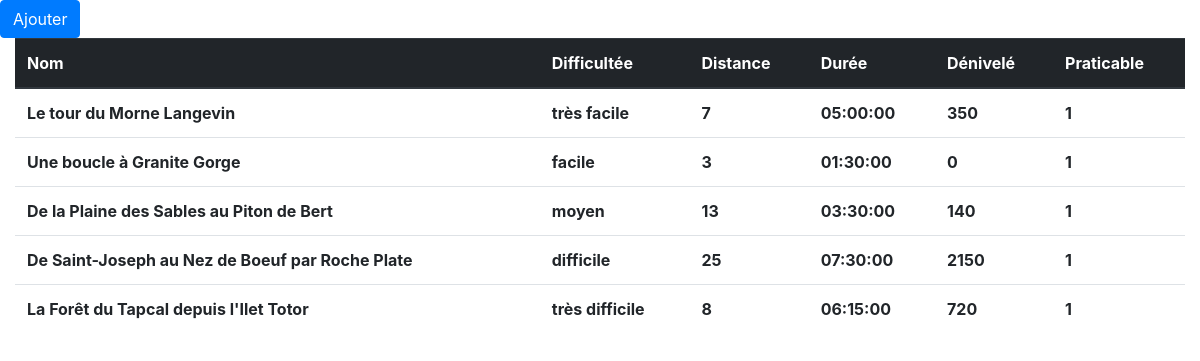
The page / on the database its author committed.
### tables this page shows
CREATE TABLE IF NOT EXISTS `hiking` (
  `id` int(11) unsigned NOT NULL AUTO_INCREMENT,
  `name` varchar(255) NOT NULL,
  `difficulty` enum('très facile','facile','moyen','difficile','très difficile') NOT NULL,
  `distance` int(11) NOT NULL COMMENT 'in km',
  `duration` time NOT NULL,
  `height_difference` int(6) NOT NULL COMMENT 'in m',
  `available` Boolean NOT NULL Default 1,
  PRIMARY KEY (`id`)
);

### index.php (the view, shortened to what this page needs)
<?php
$connect=mysqli_connect("localhost", "root", "greendayÉ(&&", "reunion_island");
$connect->query ("SET NAMES UTF8");
?>
<!DOCTYPE html>
<html lang="en">
<head>
    <link rel="stylesheet" href="https://maxcdn.bootstrapcdn.com/bootstrap/4.0.0/css/bootstrap.min.css">
</head>
<body>
    <button type="button" class="btn btn-primary" data-toggle="modal" data-target="#modaleformulaire">
        Ajouter
    </button>
    <div class="container-fluid">
        <table class="table">
            <thead class="thead-dark">
                <tr>
                    <th scope="col">Nom</th>
                    <th scope="col">Difficultée</th>
                    <th scope="col">Distance</th>
                    <th scope="col">Durée</th>
                    <th scope="col">Dénivelé</th>
                    <th scope="col">Praticable</th>
                </tr>
            </thead>
            <tbody>
                    <?php
                        $allrando=mysqli_query($connect,"SELECT * FROM hiking;");
                        while($rando_res=mysqli_fetch_array($allrando)){
                    ?>
                <tr>
                    <th scope="row"><?php echo($rando_res ['name']);?></th>
                    <th scope="row"><?php echo($rando_res ['difficulty']);?></th>
                    <th scope="row"><?php echo($rando_res ['distance']);?></th>
                    <th scope="row"><?php echo($rando_res ['duration']);?></th>
                    <th scope="row"><?php echo($rando_res ['height_difference']);?></th>
                    <th scope="row"><?php echo($rando_res ['available']);?></th>
                    <?php } ?>
                </tr>
            </tbody>
        </table>
    </div>
</body>
</html>

### rows shown on the page
hiking: name "Le tour du Morne Langevin", difficulty "très facile", distance "7", duration "05:00:00", height_difference "350", available "1"
hiking: name "Une boucle à Granite Gorge", difficulty "facile", distance "3", duration "01:30:00", height_difference "0", available "1"
hiking: name "De la Plaine des Sables au Piton de Bert", difficulty "moyen", distance "13", duration "03:30:00", height_difference "140", available "1"
hiking: name "De Saint-Joseph au Nez de Boeuf par Roche Plate", difficulty "difficile", distance "25", duration "07:30:00", height_difference "2150", available "1"
hiking: name "La Forêt du Tapcal depuis l'Ilet Totor", difficulty "très difficile", distance "8", duration "06:15:00", height_difference "720", available "1"
